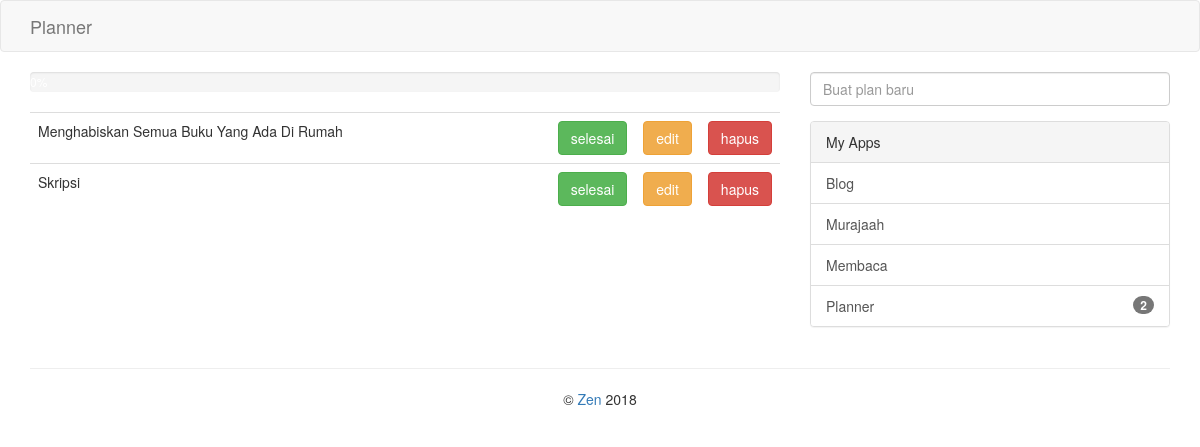
The app's page /index.php/planner with its own data.
### tables this page shows
CREATE TABLE `planner` (
	`id`	INTEGER NOT NULL PRIMARY KEY AUTOINCREMENT,
	`plan`	TEXT NOT NULL,
	`status`	TEXT NOT NULL
);

### application/controllers/Planner.php (called while the page is built, shortened)
<?php
class Planner extends CI_Controller {
	public function __construct(){
		$this->load->helper('url');
	}
	public function index(){
		$this->beranda();
	}
	public function beranda()
	{
		$data = $this->db->order_by('plan')->get('planner')->result();
		$selesai = count($this->db->get_where('planner', array(
					'status' => 'selesai'
				))->result());
		$semua = count($data);
		if ($semua != 0){
			$persentase = ($selesai / $semua) * 100;
		} else {
			$persentase = 0;
		}
		$warna = '';
		if ($persentase >= 0 && $persentase < 25){
			$warna = 'danger';
		}
		$this->load->view('layout/planner', array(
			'data' => $data,
			'persentase' => $persentase,
			'warna' => $warna
		));
	}
}

### index.php (called while the page is built, shortened)
<?php
require_once BASEPATH.'core/CodeIgniter.php';

### application/views/layout/planner.php (the view, shortened to what this page needs)
<!DOCTYPE html>
<html>
<head>
	<link rel="stylesheet" type="text/css" href="/bin/bootstrap/css/bootstrap.min.css">
	<link rel="stylesheet" type="text/css" href="/bin/style.css">
</head>
<body>
	<div class="navbar navbar-default">
		<div class="container">
			<div class="navbar-header">
				<a class="navbar-brand" href="/planner/beranda">Planner</a>
			</div>
		</div>
	</div>
	<div class="container">
		<div class="row">
			<div class="col-sm-8 theia">
				<div class="theiaStickySidebar">
					<div class="progress">
					</div>
					<table class="table table-hover">
						<tbody>
							<?php foreach($data as $d) { ?>
								<tr>
									<?php if ($d->status == 'selesai') { ?>
										<td style="width: 80%"><div class="badge"><?= ucwords($d->plan) ?></div></td>
										<td><a href="/planner/batalkan/<?= $d->id ?>" class="btn btn-danger">batalkan</a></td>
										<td><a href="/planner/edit/<?= $d->id ?>" class="btn btn-warning">edit</a></td>
										<td><a href="/planner/hapus/<?= $d->id ?>" class="btn btn-danger">hapus</a></td>
									<?php } else { ?>
										<td style="width: 80%"><?= ucwords($d->plan) ?></td>
										<td><a href="/planner/selesai/<?= $d->id ?>" class="btn btn-success">selesai</a></td>
										<td><a href="/planner/edit/<?= $d->id ?>" class="btn btn-warning">edit</a></td>
										<td><a href="/planner/hapus/<?= $d->id ?>" class="btn btn-danger">hapus</a></td>
									<?php } ?>
								</tr>
							<?php } ?>
						</tbody>
					</table>
				</div>
			</div>
			<div class="col-sm-4 theia">
				<div class="theiaStickySidebar">
					<form action="/planner/buat" method="post">
						<div class="form-group"><input type="text" class="form-control" placeholder="Buat plan baru" name="plan"></div>
					</form>
				</div>
			</div>
		</div>
		<hr>
		<center>
			<p>&copy; <a href="http://muhammadzaini.com">Zen</a> <?= date('Y') ?></p>
		</center>
	</div>
</body>
</html>

### bin/style.css (style rules this page uses)
table { width: 100%; max-width: 100%; margin-bottom: 20px; }
td { padding: 8px; line-height: 1.42857143; vertical-align: top; border-top: 1px solid #ddd; }

### records on screen
planner: plan "Menghabiskan Semua Buku Yang Ada Di Rumah"
planner: plan "Skripsi"

### other values on screen
$belum_selesai "2"
